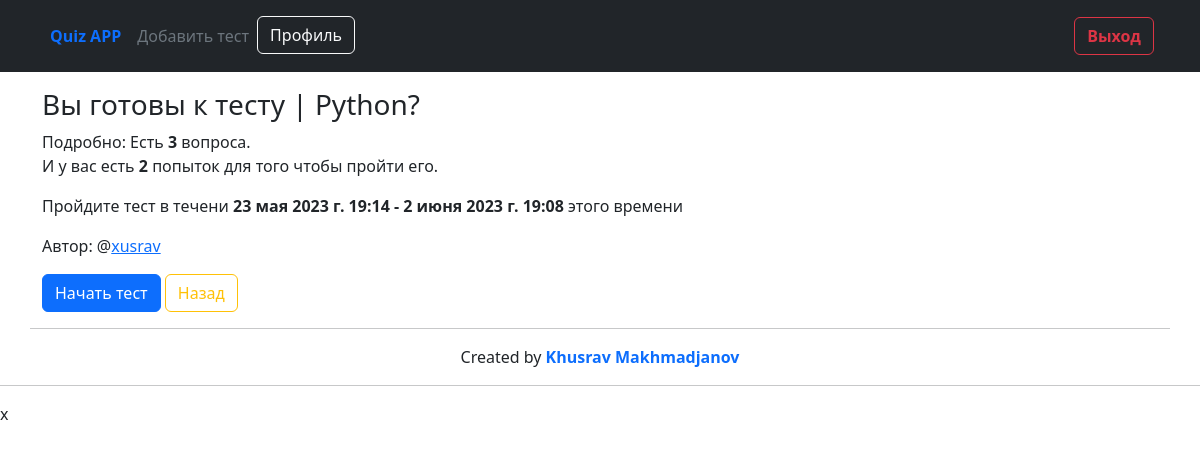
The app's page /ready_to_test/4/ (signed in) with its own data.
### quiz_main/models.py (models this page shows, shortened)
class Test(models.Model):
    author = models.ForeignKey(User, on_delete=models.CASCADE)
    category = models.ForeignKey(Category, on_delete=models.PROTECT)
    title = models.CharField(max_length=200)
    max_attempts = models.PositiveIntegerField(default=1)
    start_date = models.DateTimeField(auto_now_add=True, blank=True, null=True)
    end_time = models.DateTimeField(default=timezone.now() + timezone.timedelta(days=10))
    percentage = models.PositiveIntegerField()

### quiz_main/views.py (the view)
# urls.py: path('ready_to_test/<int:pk>/', ready_to_test, name='ready_to_test'),
@login_required(login_url='login')
def ready_to_test(request, pk):
    test = get_object_or_404(Test, id=pk)
    return render(request, 'ready_to_test.html', {'test': test})

### templates/ready_to_test.html (shortened to what this page needs)
{% extends 'base.html' %}
{% block content %}
    <div class="container mt-3">
        <h3>Вы готовы к тесту | {{ test.title }}?</h3>
        <p>
            Подробно: Есть <strong>{{ test.question_set.all.count }}</strong> вопроса.
            <br>И у вас есть <strong>{{ test.max_attempts }}</strong> попыток для того чтобы пройти его.
        </p>
        <p>Пройдите тест в течени <b>{{ test.start_date }} - {{ test.end_time }}</b> этого времени</p>
        <p>Автор: @<a href="{% url 'profile' request.user.id %}">{{ test.author }}</a></p>
        <a href="{% url 'test' test.pk %}" class="btn btn-primary">Начать тест</a>
        <a href="{% url 'index' %}" class="btn btn-outline-warning">Назад</a>
    </div>
{% endblock %}

### records on screen
Test: title "Python", question_set.all.count "3", max_attempts "2", start_date "23 мая 2023 г. 19:14", end_time "2 июня 2023 г. 19:08", author "xusrav"
